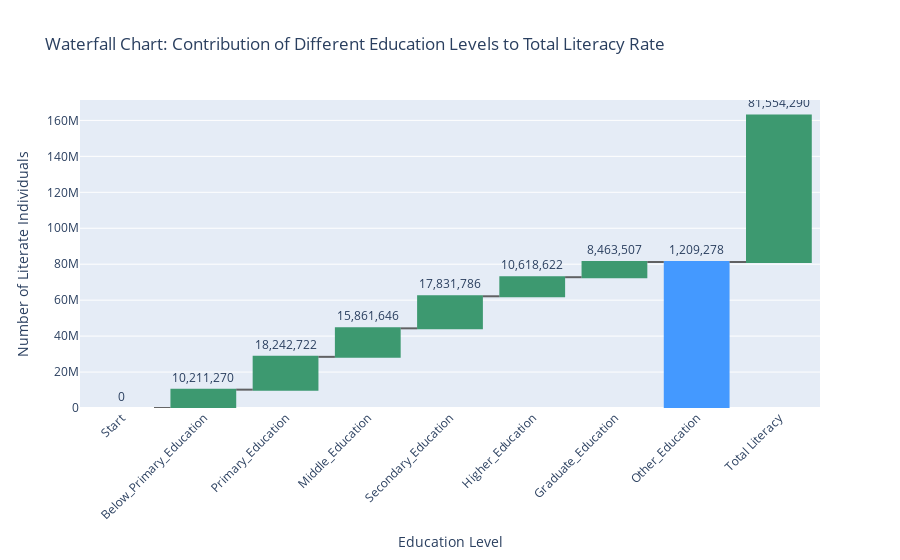

Notebook source saved alongside this figure:
### Markdown cell above
#### 3.9 Waterfall Chart

### Code cell
# Calculate the total literacy from different education levels
education_totals = {
    "Below_Primary_Education": df["Below_Primary_Education"].sum(),
    "Primary_Education": df["Primary_Education"].sum(),
    "Middle_Education": df["Middle_Education"].sum(),
    "Secondary_Education": df["Secondary_Education"].sum(),
    "Higher_Education": df["Higher_Education"].sum(),
    "Graduate_Education": df["Graduate_Education"].sum(),
    "Other_Education": df["Other_Education"].sum(),
}

# Prepare the data for the waterfall chart
education_data = list(education_totals.items())
education_data.insert(0, ("Start", 0))  # Starting point
education_data.append(("Total Literacy", df["Literate"].sum()))  # Ending point

# Create the waterfall chart
fig = go.Figure()

# Add the waterfall chart bars
fig.add_trace(
    go.Waterfall(
        measure=["relative"] * (len(education_data) - 2) + ["total"],
        x=[item[0] for item in education_data],
        y=[item[1] for item in education_data],
        text=[f"{item[1]:,}" for item in education_data],
        textposition="outside",
        connector=dict(line=dict(color="rgba(63, 63, 63, 0.8)", width=2)),
        name="Literacy Contribution",
    )
)

# Update the layout
fig.update_layout(
    title="Waterfall Chart: Contribution of Different Education Levels to Total Literacy Rate",
    xaxis_title="Education Level",
    yaxis_title="Number of Literate Individuals",
    xaxis_tickangle=-45,  # Rotate x-axis labels for better readability
    showlegend=False,
)

# Show the plot
fig.show()

### Figure 1 — Plotly figure (JSON) as saved in the notebook; plotly's stock layout.template omitted (floating-point values rounded to 4 significant figures)
{"data": [{"connector": {"line": {"color": "rgba(63, 63, 63, 0.8)", "width": 2}}, "measure": ["relative", "relative", "relative", "relative", "relative", "relative", "relative", "total"], "name": "Literacy Contribution", "text": ["0", "10,211,270", "18,242,722", "15,861,646", "17,831,786", "10,618,622", "8,463,507", "1,209,278", "81,554,290"], "textposition": "outside", "type": "waterfall", "x": ["Start", "Below_Primary_Education", "Primary_Education", "Middle_Education", "Secondary_Education", "Higher_Education", "Graduate_Education", "Other_Education", "Total Literacy"], "y": [0, 10211270, 18242722, 15861646, 17831786, 10618622, 8463507, 1209278, 81554290]}], "layout": {"showlegend": false, "title": {"text": "Waterfall Chart: Contribution of Different Education Levels to Total Literacy Rate"}, "xaxis": {"tickangle": -45, "title": {"text": "Education Level"}}, "yaxis": {"title": {"text": "Number of Literate Individuals"}}}}
